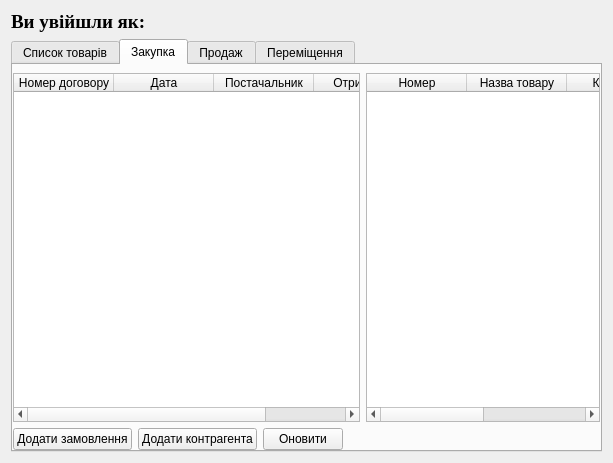
<?xml version="1.0" encoding="UTF-8"?>
<ui version="4.0">
 <class>MainWindow</class>
 <widget class="QMainWindow" name="MainWindow">
  <property name="geometry">
   <rect>
    <x>0</x>
    <y>0</y>
    <width>613</width>
    <height>463</height>
   </rect>
  </property>
  <property name="windowTitle">
   <string>MainWindow</string>
  </property>
  <widget class="QWidget" name="central_widget">
   <layout class="QVBoxLayout" name="verticalLayout">
    <item>
     <widget class="QLabel" name="label_you_entered_as">
      <property name="font">
       <font>
        <family>Times New Roman</family>
        <pointsize>14</pointsize>
        <weight>75</weight>
        <bold>true</bold>
       </font>
      </property>
      <property name="text">
       <string>Ви увійшли як: </string>
      </property>
      <property name="margin">
       <number>4</number>
      </property>
     </widget>
    </item>
    <item>
     <widget class="QTabWidget" name="tab_widget">
      <property name="enabled">
       <bool>true</bool>
      </property>
      <property name="currentIndex">
       <number>1</number>
      </property>
      <property name="tabBarAutoHide">
       <bool>false</bool>
      </property>
      <widget class="QWidget" name="tab_goods_list">
       <attribute name="title">
        <string>Список товарів</string>
       </attribute>
       <layout class="QGridLayout" name="gridLayout">
        <property name="leftMargin">
         <number>0</number>
        </property>
        <property name="topMargin">
         <number>8</number>
        </property>
        <property name="rightMargin">
         <number>0</number>
        </property>
        <property name="bottomMargin">
         <number>0</number>
        </property>
        <item row="0" column="0">
         <widget class="QTableWidget" name="table_goods_list">
          <property name="layoutDirection">
           <enum>Qt::LeftToRight</enum>
          </property>
          <property name="styleSheet">
           <string notr="true"/>
          </property>
          <property name="sizeAdjustPolicy">
           <enum>QAbstractScrollArea::AdjustIgnored</enum>
          </property>
          <column>
           <property name="text">
            <string>Код товару</string>
           </property>
          </column>
          <column>
           <property name="text">
            <string>Назва товару</string>
           </property>
          </column>
          <column>
           <property name="text">
            <string>Тип товару</string>
           </property>
          </column>
         </widget>
        </item>
        <item row="1" column="0">
         <layout class="QGridLayout" name="grid_goods_list">
          <item row="0" column="1">
           <widget class="QPushButton" name="button_refresh_goods_list">
            <property name="text">
             <string>Оновити</string>
            </property>
           </widget>
          </item>
          <item row="0" column="0">
           <widget class="QPushButton" name="button_add_goods_list">
            <property name="text">
             <string>Додати товар</string>
            </property>
           </widget>
          </item>
          <item row="0" column="2">
           <spacer name="spacer_goods_list">
            <property name="orientation">
             <enum>Qt::Horizontal</enum>
            </property>
            <property name="sizeHint" stdset="0">
             <size>
              <width>40</width>
              <height>20</height>
             </size>
            </property>
           </spacer>
          </item>
         </layout>
        </item>
       </layout>
      </widget>
      <widget class="QWidget" name="tab_purchase_goods">
       <attribute name="title">
        <string>Закупка</string>
       </attribute>
       <layout class="QGridLayout" name="gridLayout_2">
        <property name="leftMargin">
         <number>0</number>
        </property>
        <property name="topMargin">
         <number>8</number>
        </property>
        <property name="rightMargin">
         <number>0</number>
        </property>
        <property name="bottomMargin">
         <number>0</number>
        </property>
        <item row="0" column="0">
         <widget class="QTableWidget" name="table_purchase_goods">
          <column>
           <property name="text">
            <string>Номер договору</string>
           </property>
          </column>
          <column>
           <property name="text">
            <string>Дата</string>
           </property>
          </column>
          <column>
           <property name="text">
            <string>Постачальник</string>
           </property>
          </column>
          <column>
           <property name="text">
            <string>Отримувач</string>
           </property>
          </column>
         </widget>
        </item>
        <item row="1" column="0">
         <layout class="QGridLayout" name="grid_purchase_goods">
          <item row="0" column="1">
           <widget class="QPushButton" name="button_contractor_purchase_goods">
            <property name="text">
             <string>Додати контрагента</string>
            </property>
           </widget>
          </item>
          <item row="0" column="3">
           <spacer name="spacer_purchase_goods">
            <property name="orientation">
             <enum>Qt::Horizontal</enum>
            </property>
            <property name="sizeHint" stdset="0">
             <size>
              <width>40</width>
              <height>20</height>
             </size>
            </property>
           </spacer>
          </item>
          <item row="0" column="0">
           <widget class="QPushButton" name="button_add_purchase_goods">
            <property name="text">
             <string>Додати замовлення</string>
            </property>
           </widget>
          </item>
          <item row="0" column="2">
           <widget class="QPushButton" name="button_refresh_purchase_goods">
            <property name="text">
             <string>Оновити</string>
            </property>
           </widget>
          </item>
         </layout>
        </item>
        <item row="0" column="1">
         <widget class="QTableWidget" name="table_datails_purchase_goods">
          <column>
           <property name="text">
            <string>Номер</string>
           </property>
          </column>
          <column>
           <property name="text">
            <string>Назва товару</string>
           </property>
          </column>
          <column>
           <property name="text">
            <string>Кiлькiсть</string>
           </property>
          </column>
          <column>
           <property name="text">
            <string>Цiна за од.</string>
           </property>
          </column>
         </widget>
        </item>
       </layout>
      </widget>
      <widget class="QWidget" name="tab_sell_goods">
       <attribute name="title">
        <string>Продаж</string>
       </attribute>
       <layout class="QGridLayout" name="gridLayout_3">
        <property name="leftMargin">
         <number>0</number>
        </property>
        <property name="topMargin">
         <number>8</number>
        </property>
        <property name="rightMargin">
         <number>0</number>
        </property>
        <property name="bottomMargin">
         <number>0</number>
        </property>
        <item row="0" column="0">
         <widget class="QTableWidget" name="table_sell_goods">
          <column>
           <property name="text">
            <string>Номер договору</string>
           </property>
          </column>
          <column>
           <property name="text">
            <string>Дата</string>
           </property>
          </column>
          <column>
           <property name="text">
            <string>Постачальник</string>
           </property>
          </column>
          <column>
           <property name="text">
            <string>Отримувач</string>
           </property>
          </column>
         </widget>
        </item>
        <item row="1" column="0">
         <layout class="QGridLayout" name="grid_sell_goods">
          <item row="0" column="2">
           <widget class="QPushButton" name="button_refresh_sell_goods">
            <property name="text">
             <string>Оновити</string>
            </property>
           </widget>
          </item>
          <item row="0" column="0">
           <widget class="QPushButton" name="button_add_sell_goods">
            <property name="text">
             <string>Додати замовлення</string>
            </property>
           </widget>
          </item>
          <item row="0" column="1">
           <widget class="QPushButton" name="button_contractor_sell_goods">
            <property name="text">
             <string>Додати контрагента</string>
            </property>
           </widget>
          </item>
          <item row="0" column="3">
           <spacer name="spacer_sell_goods">
            <property name="orientation">
             <enum>Qt::Horizontal</enum>
            </property>
            <property name="sizeHint" stdset="0">
             <size>
              <width>40</width>
              <height>20</height>
             </size>
            </property>
           </spacer>
          </item>
         </layout>
        </item>
        <item row="0" column="1">
         <widget class="QTableWidget" name="table_details_sell_goods">
          <column>
           <property name="text">
            <string>Номер</string>
           </property>
          </column>
          <column>
           <property name="text">
            <string>Назва товару</string>
           </property>
          </column>
          <column>
           <property name="text">
            <string>Кiлькiсть</string>
           </property>
          </column>
          <column>
           <property name="text">
            <string>Цiна за од.</string>
           </property>
          </column>
         </widget>
        </item>
       </layout>
      </widget>
      <widget class="QWidget" name="tab_move_goods">
       <attribute name="title">
        <string>Переміщення</string>
       </attribute>
       <layout class="QGridLayout" name="gridLayout_4">
        <property name="leftMargin">
         <number>0</number>
        </property>
        <property name="topMargin">
         <number>8</number>
        </property>
        <property name="rightMargin">
         <number>0</number>
        </property>
        <property name="bottomMargin">
         <number>0</number>
        </property>
        <item row="0" column="0">
         <widget class="QTableWidget" name="table_move_goods">
          <column>
           <property name="text">
            <string>Номер документа</string>
           </property>
          </column>
          <column>
           <property name="text">
            <string>Дата</string>
           </property>
          </column>
          <column>
           <property name="text">
            <string>Тип</string>
           </property>
          </column>
         </widget>
        </item>
        <item row="1" column="0">
         <layout class="QGridLayout" name="grid_move_goods">
          <item row="0" column="0">
           <widget class="QPushButton" name="button_add_move_goods">
            <property name="text">
             <string>Перемiстити</string>
            </property>
           </widget>
          </item>
          <item row="0" column="1">
           <widget class="QPushButton" name="button_refresh_move_goods">
            <property name="text">
             <string>Оновити</string>
            </property>
           </widget>
          </item>
          <item row="0" column="2">
           <spacer name="spacer_move_goods">
            <property name="orientation">
             <enum>Qt::Horizontal</enum>
            </property>
            <property name="sizeHint" stdset="0">
             <size>
              <width>40</width>
              <height>20</height>
             </size>
            </property>
           </spacer>
          </item>
         </layout>
        </item>
        <item row="0" column="1">
         <widget class="QTableWidget" name="table_details_move_goods">
          <column>
           <property name="text">
            <string>Номер</string>
           </property>
          </column>
          <column>
           <property name="text">
            <string>Назва товару</string>
           </property>
          </column>
          <column>
           <property name="text">
            <string>Кiлькiсть</string>
           </property>
          </column>
         </widget>
        </item>
       </layout>
      </widget>
     </widget>
    </item>
   </layout>
  </widget>
 </widget>
 <layoutdefault spacing="6" margin="11"/>
 <resources/>
 <connections/>
</ui>
